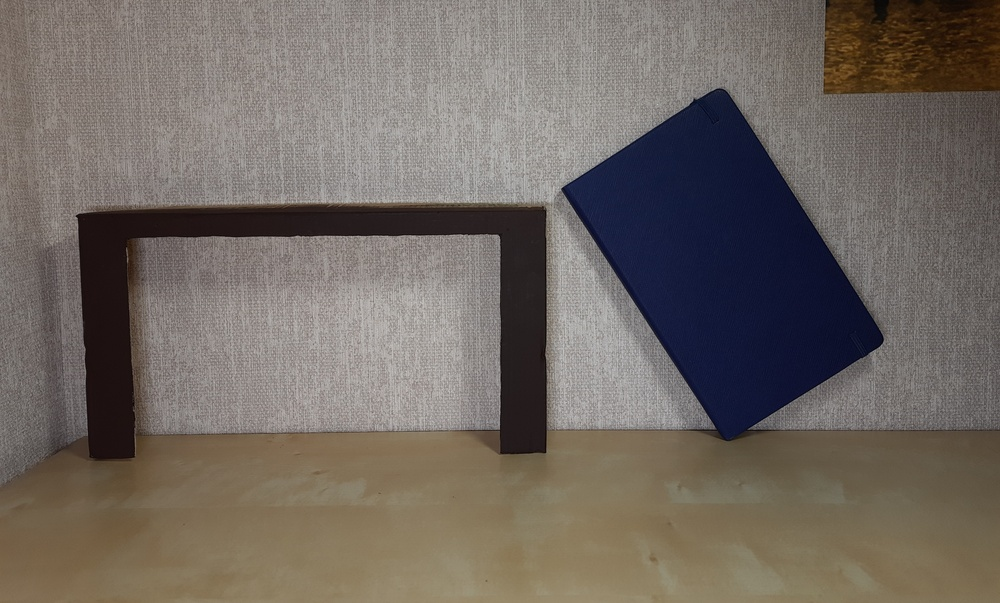
#> input picture data/class_0/20210209_223242.jpg, 1000 x 603 px, shrunk from 4624 x 2788 before the run
$ python -i classificator.py   (imports and definitions only)   (older library calls are emulated)
#> lines starting #> are read from the running program, lines starting #| are printed output that depends on the picture; after the words box and inside, x2 and y2 are one past the last pixel; in counts of white or black regions, pixels touching at a corner belong together
import numpy as np
import cv2 as cv
from skimage.color import rgb2gray
from skimage.filters import gaussian, threshold_minimum
from skimage.morphology import binary_opening
from skimage.measure import label, regionprops


def get_largest_component(mask, comp_num=1):
    """
    :param mask: бинаризованное изображение
    :param comp_num: номер компоненты связности (по унименьшению площади)
    либо 1, либо 2 - третьего не дано
    :return: возвращает требуемую компоненту связности
    """
    labels = label(mask)  # разбиение маски на компоненты связности
    props = regionprops(labels)  # нахождение свойств каждой области
    areas = [prop.area for prop in props]  # площади всех компонент
    largest_comp_id = np.array(areas).argmax()

    if comp_num == 2:
        areas[largest_comp_id] = 0
        largest_comp_id = np.array(areas).argmax()

    return labels == (largest_comp_id + 1)


def get_binary_objects(img, sigma=2.5):
    """
    :param img: исходное изображение, RGB
    :param sigma: стандартное отклонение для гауссова ядра
    :return: маски для арки и блокнота
    """
#> called with sigma = 2.5
    img_blur = gaussian(img, sigma=sigma, multichannel=True)

    img_blur_gray = rgb2gray(img_blur)
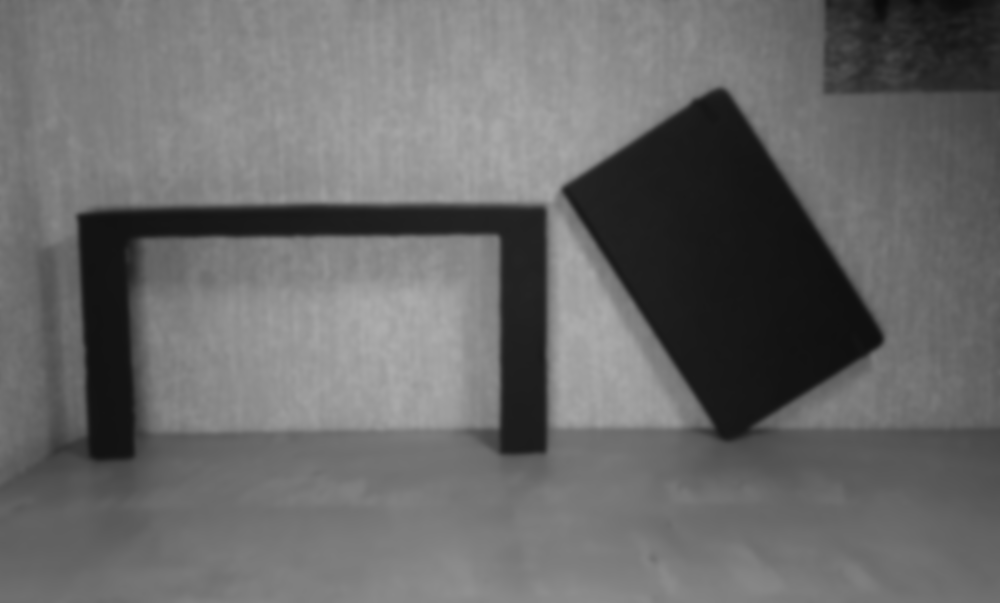
#> img_blur_gray: shape (603, 1000) float64; min 0.0403, max 0.685, mean 0.416

    # minimum оказался самым симпатичным, поэтому он везде
    thresh_min = threshold_minimum(img_blur_gray)
#> thresh_min = 0.245

    # отсекаем, что не нужно
    res_min = img_blur_gray <= thresh_min
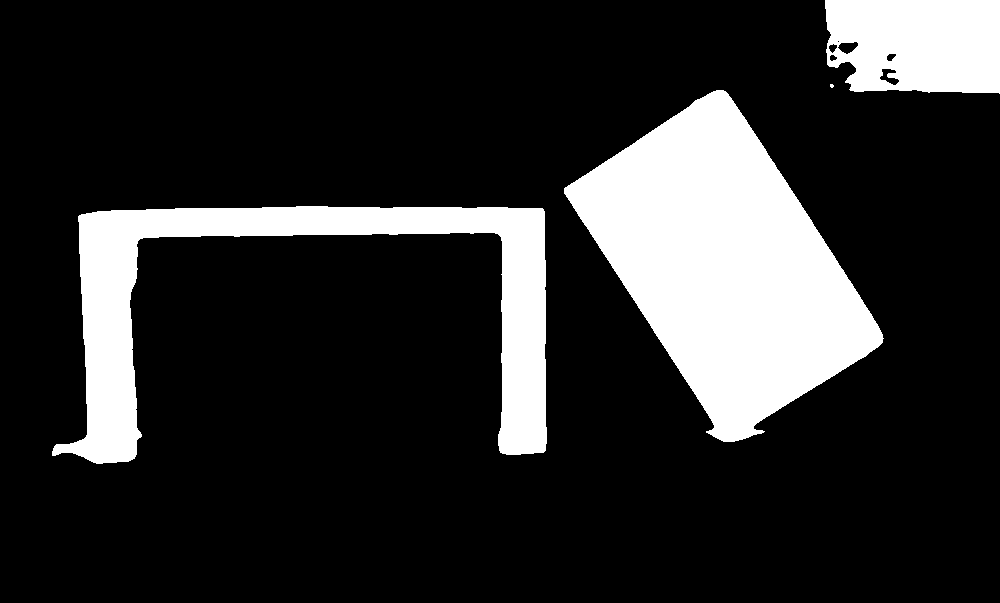
#> res_min: shape (603, 1000) bool; 17.9% white; 4 white regions (1 under 20 px), largest, box (x1, y1, x2, y2) and area: (564, 90, 884, 442) 58648, (52, 206, 547, 464) 34511, (825, 0, 1000, 94) 14809

    # немножко прасив открытием (закрытие мало что изменило)
    res_min_enclosed = binary_opening(res_min, selem=np.ones((15, 15)))
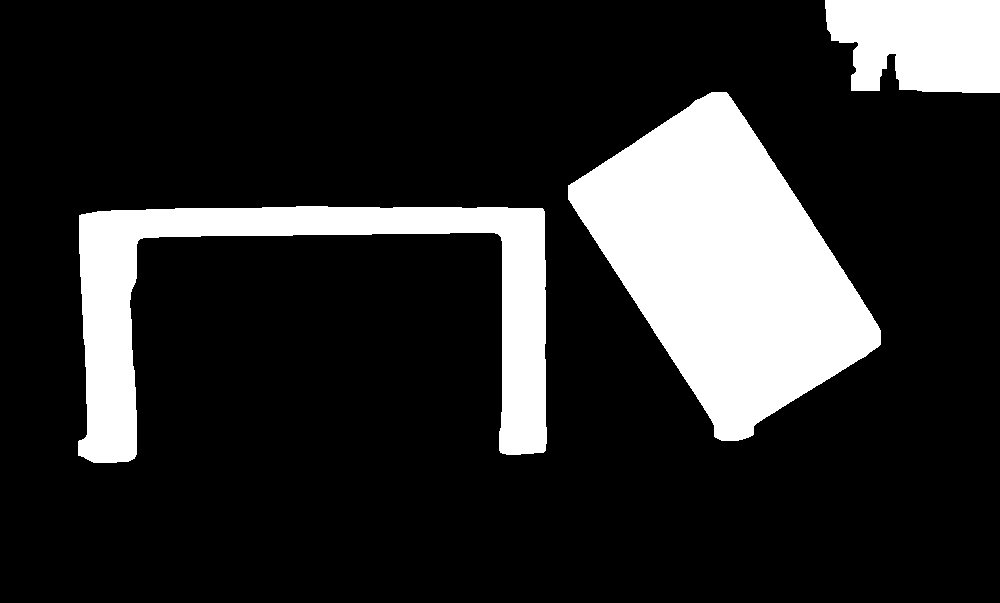
#> res_min_enclosed: shape (603, 1000) bool; 17.7% white; 3 white regions

    # площадь блокнота больше, чем арки - пользуемся и находим
    # в моей постановке нет мастабирования
    notepad_img = get_largest_component(res_min_enclosed, 1)
#> in get_largest_component, `labels = label(mask)`:
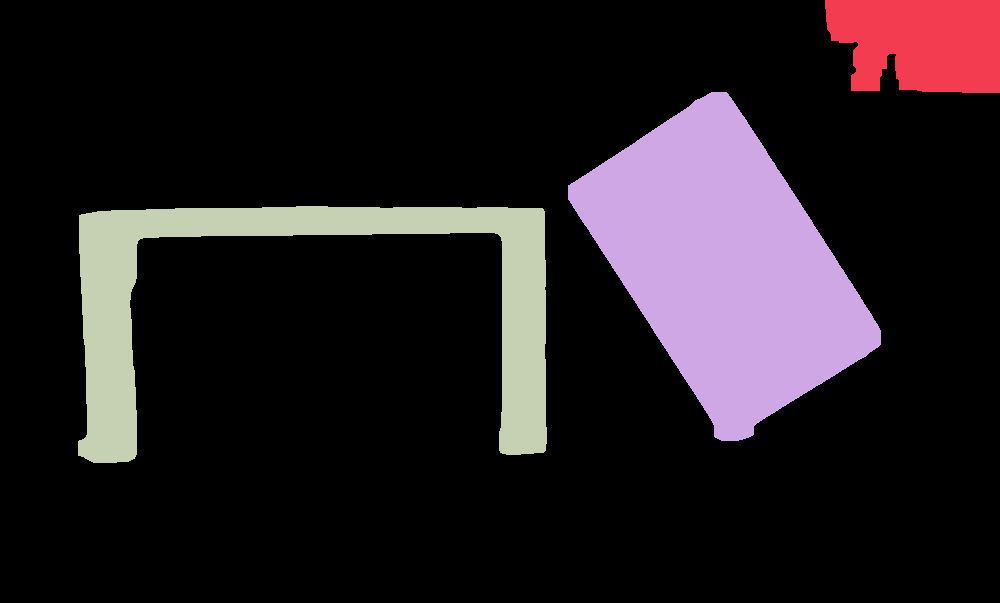
#> labels: shape (603, 1000) int32; 4 distinct labels, from 0 to 3; one colour per label, 0 black
#> in get_largest_component, `props = regionprops(labels)`: props = 3 regions; box (x1, y1, x2, y2) and area: (568, 92, 881, 441) 58477, (78, 206, 547, 463) 34113, (825, 0, 1000, 93) 14061
#> in get_largest_component, `areas = [prop.area for prop in props]`: areas = [14061, 58477, 34113]
#> in get_largest_component, `largest_comp_id = np.array(areas).argmax()`: largest_comp_id = 1
#> in get_largest_component, `return labels == (largest_comp_id + 1)`:
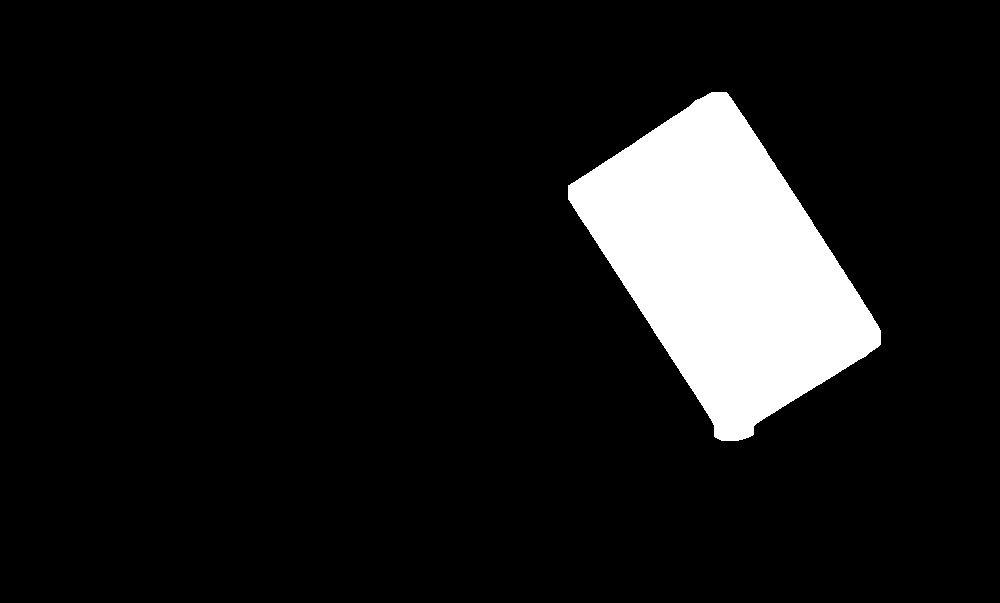
#> returned value: shape (603, 1000) bool; 9.7% white; 1 white region, box (x1, y1, x2, y2) and area: (568, 92, 881, 441) 58477
    arch_img = get_largest_component(res_min_enclosed, 2)
#> call 2 of get_largest_component, with comp_num = 2
#> in get_largest_component (call 2), `largest_comp_id = np.array(areas).argmax()`: largest_comp_id = 2
#> in get_largest_component (call 2), `return labels == (largest_comp_id + 1)`:
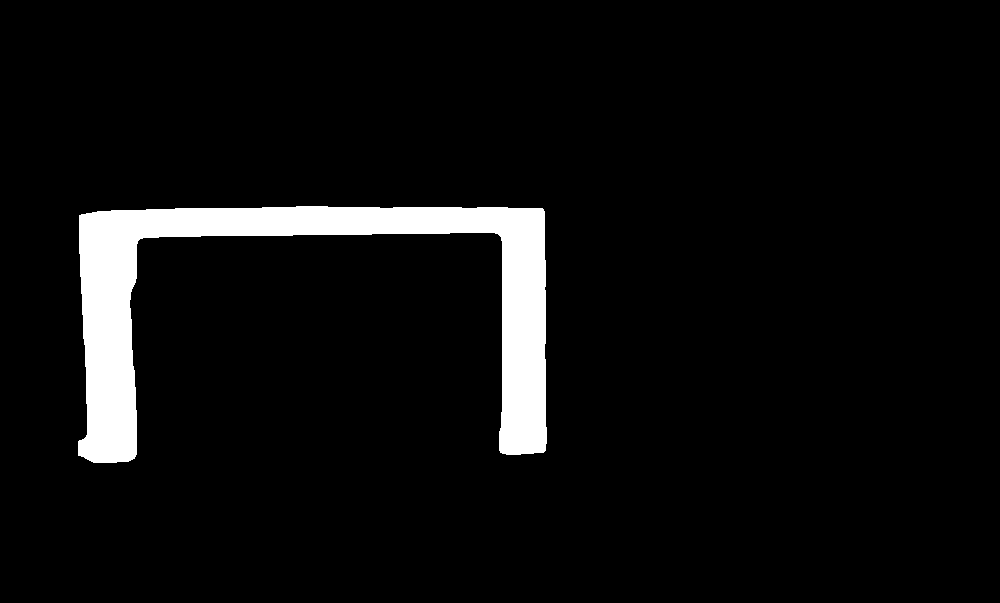
#> returned value: shape (603, 1000) bool; 5.7% white; 1 white region, box (x1, y1, x2, y2) and area: (78, 206, 547, 463) 34113

    # возвращаем маски
    return notepad_img, arch_img


# [104 lines left out: functions get_notepad_borders, get_arch_inner_borders, is_fit, classificator, not called in this run]

>>> import cv2
>>> picture = cv2.cvtColor(cv2.imread('../data/class_0/20210209_223242.jpg'), cv2.COLOR_BGR2RGB)
>>> result = get_binary_objects(picture)

$ run again, on data/class_0/20210209_223310.jpg
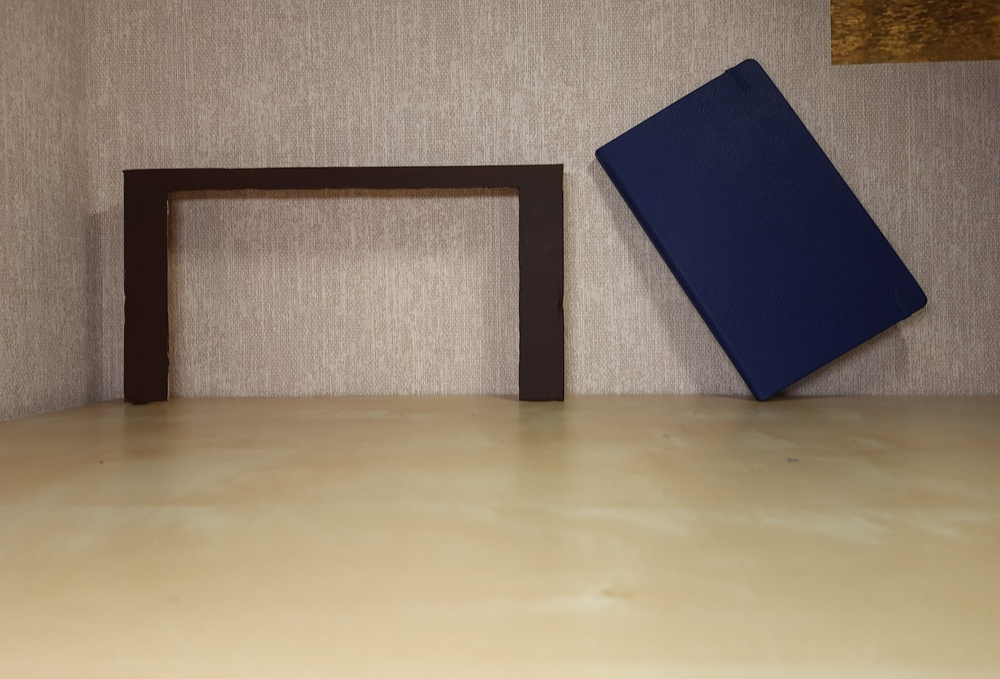
#> input picture data/class_0/20210209_223310.jpg, 1000 x 679 px, shrunk from 4624 x 3142 before the run
#> in get_binary_objects, `img_blur_gray = rgb2gray(img_blur)`:
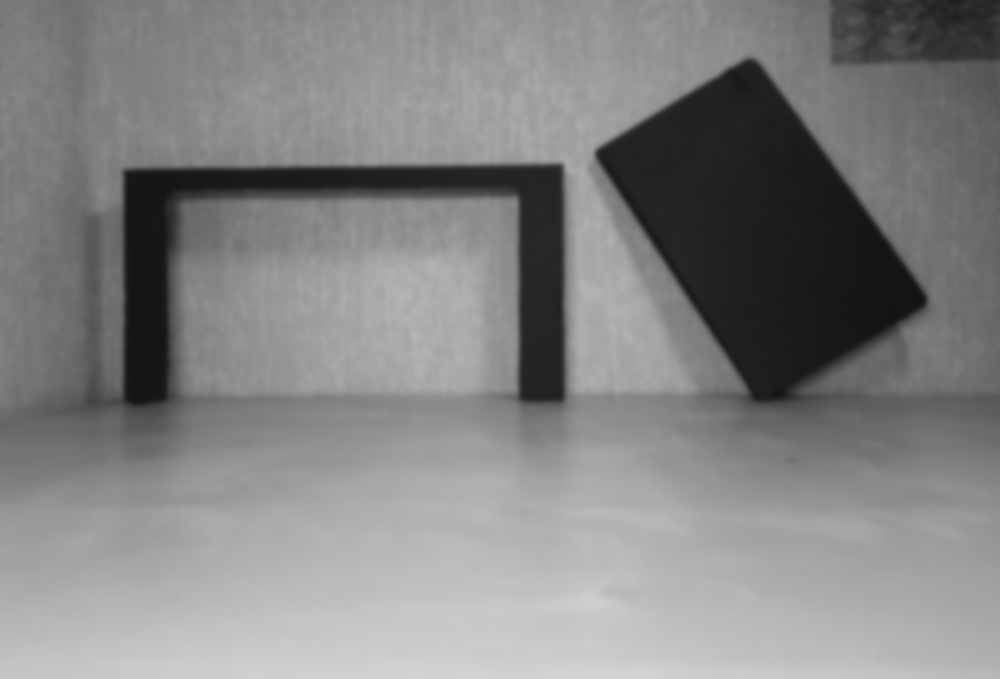
#> img_blur_gray: shape (679, 1000) float64; min 0.0759, max 0.834, mean 0.518
#> thresh_min = 0.258
#> res_min: shape (679, 1000) bool; 14.3% white; 3 white regions, box (x1, y1, x2, y2) and area: (597, 60, 927, 404) 59606, (122, 166, 564, 408) 29870, (847, 0, 1000, 61) 7488
#> res_min_enclosed: shape (679, 1000) bool; 14.2% white; 4 white regions
#> labels: shape (679, 1000) int32; 5 distinct labels, from 0 to 4
#> props = 4 regions; box (x1, y1, x2, y2) and area: (601, 63, 925, 403) 59483, (123, 166, 564, 408) 29774, (862, 0, 1000, 60) 6673, (865, 39, 880, 57) 270
#> areas = [6673, 270, 59483, 29774]
#> in get_largest_component, `largest_comp_id = np.array(areas).argmax()`: largest_comp_id = 2
#> in get_largest_component (call 2), `largest_comp_id = np.array(areas).argmax()`: largest_comp_id = 3
#> in get_largest_component (call 2), `return labels == (largest_comp_id + 1)`:
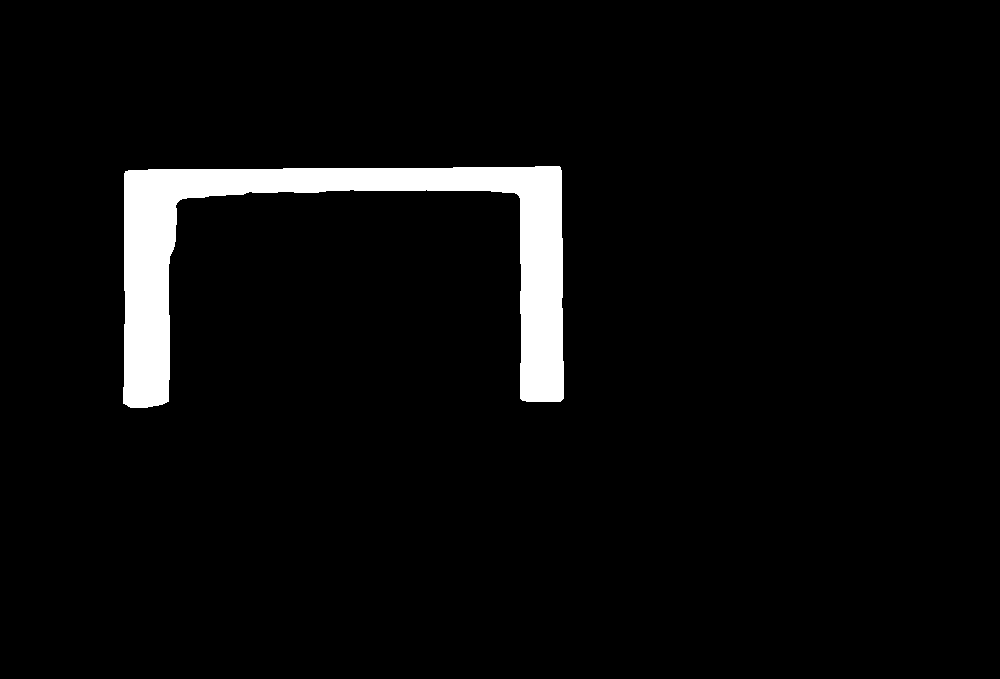
#> returned value: shape (679, 1000) bool; 4.4% white; 1 white region, box (x1, y1, x2, y2) and area: (123, 166, 564, 408) 29774

$ run again, on data/class_0/20210209_223348.jpg
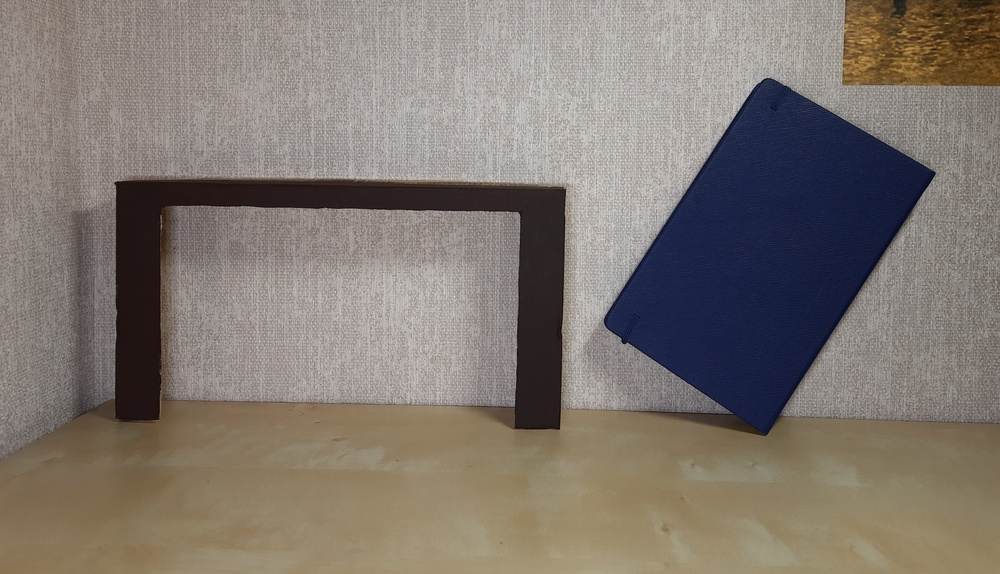
#> input picture data/class_0/20210209_223348.jpg, 1000 x 574 px, shrunk from 4624 x 2656 before the run
#> thresh_min = 0.248
#> res_min: shape (574, 1000) bool; 16.5% white; 4 white regions, box (x1, y1, x2, y2) and area: (606, 81, 934, 435) 60927, (78, 180, 564, 429) 30896, (931, 0, 1000, 58) 2477, (890, 0, 909, 18) 255
#> res_min_enclosed: shape (574, 1000) bool; 16% white; 4 white regions
#> in get_largest_component, `labels = label(mask)`:
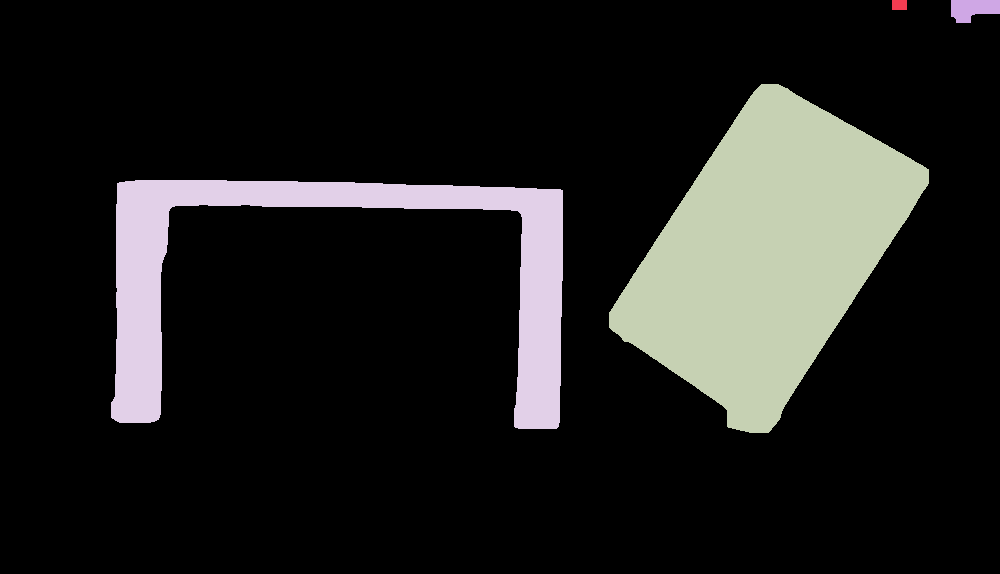
#> labels: shape (574, 1000) int32; 5 distinct labels, from 0 to 4; one colour per label, 0 black
#> props = 4 regions; box (x1, y1, x2, y2) and area: (609, 84, 929, 433) 60489, (111, 180, 563, 429) 30533, (951, 0, 1000, 23) 844, (892, 0, 907, 10) 150
#> areas = [150, 844, 60489, 30533]
#> in get_largest_component, `largest_comp_id = np.array(areas).argmax()`: largest_comp_id = 2
#> in get_largest_component (call 2), `largest_comp_id = np.array(areas).argmax()`: largest_comp_id = 3
#> in get_largest_component (call 2), `return labels == (largest_comp_id + 1)`:
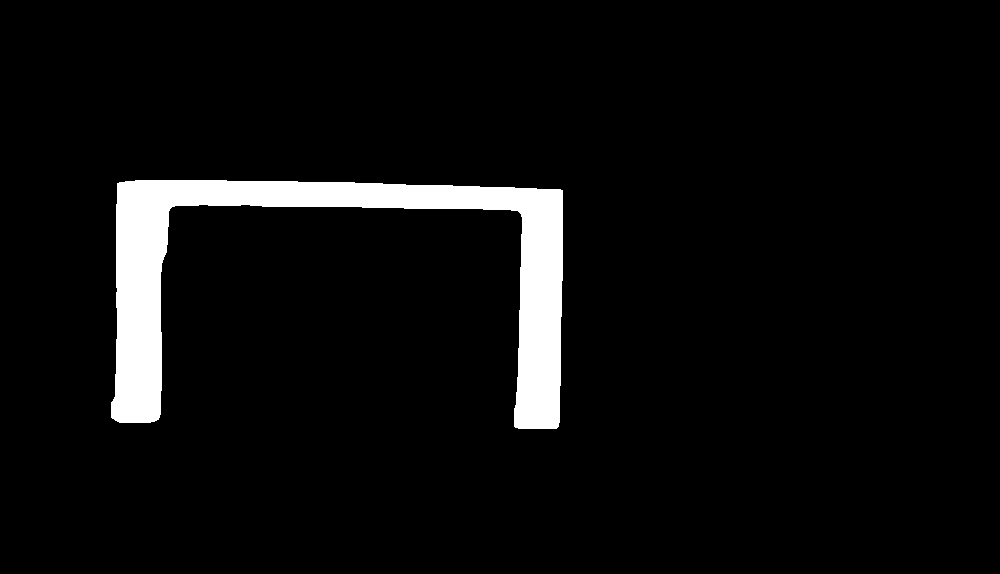
#> returned value: shape (574, 1000) bool; 5.3% white; 1 white region, box (x1, y1, x2, y2) and area: (111, 180, 563, 429) 30533
